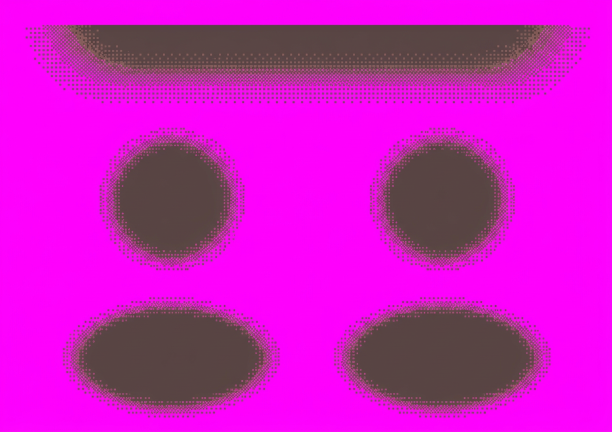
#> input picture source/aride_finale_magenta_v3/bruts/ombre_magenta.png, 1224 x 864 px, given in place of foret.png, which was not available (shown at 1/2 size)
$ python build.py
#> lines starting #> are read from the running program, lines starting #| are printed output that depends on the picture; after the words box and inside, x2 and y2 are one past the last pixel; in counts of white or black regions, pixels touching at a corner belong together; pictures that were not available may be replaced by others from this repository, and a replacement may not be noted
### source/entrees_magenta_duo_v1/palette.py
import colorsys
import numpy as np
from PIL import Image
from scipy import ndimage as nd

def key(im):
    """Extraction magenta #FF00FF -> alpha. Copie palette.py layouts_magenta_v1, sans changer le seuil."""
    a=np.array(im.convert('RGBA'))
    r,g,b=a[:,:,:3].astype(float).transpose(2,0,1)
    bg=(r>70)&(b>70)&(r>g*1.45)&(b>g*1.45)
    fringe=nd.binary_dilation(bg,iterations=1)&(r>g*1.05)&(b>g*1.05)
    a[bg|fringe]=0
    return Image.fromarray(a)

# [49 lines left out: function tint, not called in this run]

### source/cote_v4_abyss/night.py
"""Exact vectorized counterpart of Abyss V4 tools/tile_night.py (438383f4).
User explicitly requested this existing color filter, not a new night palette.
"""
import numpy as np
from PIL import Image

def night(image):
 a=np.array(image.convert('RGBA'));rgb=a[:,:,:3].astype('float64')
 r,g,b=rgb[:,:,0],rgb[:,:,1],rgb[:,:,2]
 gr=.299*r+.587*g+.114*b;lum=gr/255.;k=.20+.30*lum;sat=.95
 r2=(r*sat+gr*(1-sat))*(k*.52)
 g2=(g*sat+gr*(1-sat))*(k*.70)
 b2=(b*sat+gr*(1-sat))*(k*1.60)+6*lum
 out=np.stack([r2,g2,b2],axis=2).clip(0,255).astype('uint8')
 mask=a[:,:,3]>0;a[:,:,:3][mask]=out[mask]
 return Image.fromarray(a)

def grade(image,mode):return night(image) if mode=='nuit' else image.copy()

### source/donjons_10_biomes_v1/build.py
from pathlib import Path
import sys,json,io,zipfile,xml.etree.ElementTree as ET
import numpy as np
from PIL import Image,ImageDraw
from scipy import ndimage as nd
R=Path(__file__).resolve().parents[2];O=R/'renders/donjons_10_biomes_v1';O.mkdir(exist_ok=True)
sys.path.insert(0,str(R/'source/layouts_magenta_v1'));from palette import key
sys.path.insert(0,str(R/'source/cote_v4_abyss'));from night import night
T=24;NN=Image.Resampling.NEAREST
BIOMES=['foret','jungle','marais','roche','cristal','glace','volcan','desert','ruines','vapeur']
COLORS=[(40,117,161),(23,125,132),(78,110,63),(33,101,146),(108,67,179),(77,159,203),(213,68,23),(170,135,70),(42,135,130),(64,157,180)]
def png(im):
 b=io.BytesIO();im.save(b,format='PNG');return b.getvalue()
def merge(ls,size):
 im=Image.new('RGBA',size)
 for n,l in ls:im.alpha_composite(l)
 return im
def ora(path,ls,size):
 root=ET.Element('image',w=str(size[0]),h=str(size[1]));stack=ET.SubElement(root,'stack')
 with zipfile.ZipFile(path,'w',zipfile.ZIP_DEFLATED) as z:
  z.writestr('mimetype','image/openraster',compress_type=zipfile.ZIP_STORED)
  for i,(n,l) in reversed(list(enumerate(ls))):
   src=f'data/{i}.png';z.writestr(src,png(l));ET.SubElement(stack,'layer',name=n,src=src,x='0',y='0',opacity='1.0',visibility='visible',**{'composite-op':'svg:src-over'})
  z.writestr('stack.xml',ET.tostring(root));z.writestr('mergedimage.png',png(merge(ls,size)))
def canonical(m):
 for diag,a,b in [(16,1,2),(32,2,4),(64,4,8),(128,8,1)]:
  if not(m&a and m&b):m&=~diag
 return m
MASKS=sorted(set(canonical(m) for m in range(256)));assert len(MASKS)==47

def shape(m,variant=0):
 a=np.ones((24,24),bool);yy,xx=np.mgrid[:24,:24]
 for horizontal,vertical,diag,qx,qy in [(8,1,128,0,0),(2,1,16,1,0),(8,4,64,0,1),(2,4,32,1,1)]:
  u=xx if qx==0 else 23-xx;v=yy if qy==0 else 23-yy;q=(u<12)&(v<12);h=bool(m&horizontal);vside=bool(m&vertical)
  if h and vside:inside=((u*u+v*v)>=(2+variant)**2) if not m&diag else np.ones_like(a)
  elif not h and not vside:inside=((u-12)**2+(v-12)**2<=(11-variant)**2)
  elif not h:inside=u>=2+variant
  else:inside=v>=2+variant
  a[q]=inside[q]
 return a

def neighbors(grid,y,x):
 h,w=grid.shape;m=0
 for bit,dy,dx in [(1,-1,0),(2,0,1),(4,1,0),(8,0,-1),(16,-1,1),(32,1,1),(64,1,-1),(128,-1,-1)]:
  iy,ix=y+dy,x+dx
  if (0<=iy<h and 0<=ix<w and grid[iy,ix]) or not(0<=iy<h and 0<=ix<w):m|=bit
 return canonical(m)

def vent(size=48):
 im=Image.new('RGBA',(size,size));d=ImageDraw.Draw(im);cx=size//2;cy=size*2//3
 d.ellipse((4,cy-8,size-4,cy+10),fill=(88,65,45,255));d.ellipse((6,cy-10,size-6,cy+6),fill=(147,118,84,255));d.ellipse((13,cy-5,size-13,cy+2),fill=(42,47,45,255))
 for i in range(7):
  x=int(cx+17*np.cos(i*2*np.pi/7));y=int(cy+7*np.sin(i*2*np.pi/7));d.rectangle((x-3,y-2,x+3,y+1),fill=(180,153,111,255))
 return im

def materials(name):
 if name=='vapeur':
  src=Image.open(R/'Steam_Cave_Peak_TDS.png').convert('RGBA');return [src.crop((280,360,376,456)),src.crop((16,128,112,224)),src.crop((32,256,128,352))],vent()
 im=Image.open(O/f'bruts/{name}.png').convert('RGBA');w,h=im.size
 mats=[im.crop(box).resize((96,96),NN) for box in [(0,0,w//2,h//2),(w//2,0,w,h//2),(0,h//2,w//2,h)]]
 deco=key(im.crop((w//2,h//2,w,h)));bbox=deco.getbbox();deco=deco.crop(bbox);deco.thumbnail((44,44),NN);p=Image.new('RGBA',(48,48));p.alpha_composite(deco,((48-deco.width)//2,48-deco.height));return mats,p

def sheet(tiles,cols=8,size=24):
 out=Image.new('RGBA',(cols*size,((len(tiles)+cols-1)//cols)*size))
 for i,im in enumerate(tiles):out.alpha_composite(im,((i%cols)*size,(i//cols)*size))
 return out

def patch(im,x,y):
 a=np.array(im);ys=(np.arange(24)+y)%96;xs=(np.arange(24)+x)%96;return Image.fromarray(a[ys[:,None],xs[None,:]])

# Four connected rooms + two-tile corridors. Same test layout for honest biome comparison.
walk=np.zeros((18,24),bool)
for x1,y1,x2,y2 in [(2,2,10,7),(14,2,22,8),(3,11,11,16),(15,11,22,16)]:walk[y1:y2,x1:x2]=True
walk[4:6,8:17]=True;walk[4:14,6:8]=True;walk[12:14,6:19]=True;walk[5:14,18:20]=True;walk[13:18,11:13]=True;walk[13:15,7:17]=True
walls=~walk;liquid=np.zeros_like(walk);liquid[3:5,3:5]=True;liquid[12:14,16:18]=True
assert nd.label(walk&~liquid)[1]==1
catalog=[]
for bi,name in enumerate(BIOMES):
 P=O/name;P.mkdir(exist_ok=True);mats,deco=materials(name)
#> in materials, `mats=[im.crop(box).resize((96,96),NN) for box in [(0,0,w//2,h//2),(w//..`: mats = 3 items
#> in key, `bg=(r>70)&(b>70)&(r>g*1.45)&(b>g*1.45)`:
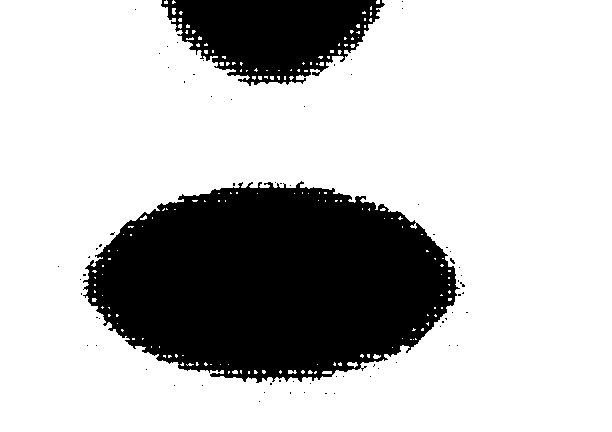
#> bg: shape (432, 612) bool; 74.5% white; 71 black regions (69 under 20 px), largest, box (x1, y1, x2, y2) and area: (83, 181, 460, 383) 54641, (161, 0, 385, 86) 12530
#> in key, `fringe=nd.binary_dilation(bg,iterations=1)&(r>g*1.05)&(b>g*1.05)`: fringe: shape (432, 612) bool; 75.9% white; 31 black regions (27 under 20 px), largest, box (x1, y1, x2, y2) and area: (86, 183, 456, 382) 52353, (162, 0, 384, 84) 11193, (247, 78, 260, 84) 34, (262, 78, 271, 83) 22
#> in materials, `bbox = deco.getbbox()`: bbox = (86, 0, 464, 382)
#> in materials, `p = Image.new('RGBA', (48, 48))`: p: PIL image 48x48 RGBA; every value is 0
#> after `mats, deco = materials(name)`: mats = 3 items
 for n,im in zip(['sol','sommet','face'],mats):im.save(P/f'd10_{name}_matiere_{n}.png')
#> this loop made 3 passes
#> n on passes 1 to 3: 'sol', 'sommet', 'face'
#> pass 1, `for n,im in zip(['sol','sommet','face'],mats):im.save(P/f'd10_{name}_m..`:
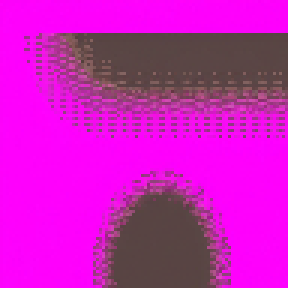
#> saved as d10_foret_matiere_sol.png: PIL image 96x96 RGBA (shown 3 times larger); mean R, G, B, A 201.9, 26.8, 191.6, 255
 floors=[patch(mats[0],(i%4)*24,(i//4)*24) for i in range(12)]
#> floors = 12 items
 walltiles=[]
 for variant in range(2):
  for m in MASKS:
   a=np.array(patch(mats[1],variant*24,24));mask=shape(m,variant)
   if not m&4:a[15:]=np.array(patch(mats[2],variant*24,0))[15:]
   a[~mask]=0;walltiles.append(Image.fromarray(a))
#> a: shape (24, 24, 4)
#> after the loop, walltiles = 94 items
 liquidsets=[]
#> liquidsets = []
 for phase in range(4):
  yy,xx=np.mgrid[:24,:24];base=np.array(COLORS[bi]);wave=np.sin((xx+phase*3)*2*np.pi/24+(yy-phase*2)*2*np.pi/12);rip=(wave>.86)&((yy+phase)%6<2)
  rgb=np.clip(base+np.rint(wave[:,:,None]*8)+rip[:,:,None]*np.array([28,42,40]),0,255).astype('uint8');tex=np.dstack([rgb,np.full((24,24),255,dtype='uint8')]);ts=[]
  for m in MASKS:
   a=tex.copy();mask=shape(m);edge=mask&~nd.binary_erosion(mask,border_value=1);a[edge,:3]=np.clip(base*.7,0,255);a[~mask]=0;ts.append(Image.fromarray(a))
  liquidsets.append(ts)
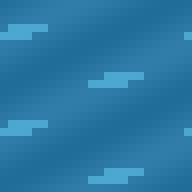
#> a: shape (24, 24, 4) (shown 8 times larger); mean of channels 0, 1, 2, 3 41.9, 119.9, 163.8, 255; drawn as R, G, B
#> after the loop, liquidsets = 4 items
 frames={}
 for mode in ['jour','nuit']:
  D=P/mode;D.mkdir(exist_ok=True);transform=night if mode=='nuit' else lambda x:x
  for n,im in [('sols_12',sheet(floors)),('murs_47x2',sheet(walltiles)),('obstacles',sheet([deco,deco.transpose(Image.Transpose.FLIP_LEFT_RIGHT)],2,48))]:transform(im).save(D/f'd10_{name}_{mode}_{n}.png')
  for phase,ts in enumerate(liquidsets):transform(sheet(ts)).save(D/f'd10_{name}_{mode}_terrain_anime_{phase}.png')
  floor=Image.new('RGBA',(576,432));wl=Image.new('RGBA',floor.size);ob=Image.new('RGBA',floor.size)
  for y in range(18):
   for x in range(24):
    xy=(x*24,y*24);floor.alpha_composite(floors[(x+3*y)%12],xy)
    if walls[y,x]:wl.alpha_composite(walltiles[MASKS.index(neighbors(walls,y,x))],xy)
  for x,y in [(8,2),(20,6),(3,14),(20,14)]:ob.alpha_composite(deco,(x*24,y*24-24))
  frames[mode]=[]
  for phase in range(4):
   wat=Image.new('RGBA',floor.size)
   for y,x in zip(*np.where(liquid)):wat.alpha_composite(liquidsets[phase][MASKS.index(neighbors(liquid,y,x))],(x*24,y*24))
   ls=[(n,transform(im)) for n,im in [('01_sol',floor),('02_murs',wl),('03_terrain_anime',wat),('04_obstacles',ob)]]
   for n,im in ls:
    if phase==0 or n=='03_terrain_anime':im.save(D/(f'd10_{name}_{mode}_{n}_{phase}.png' if n=='03_terrain_anime' else f'd10_{name}_{mode}_{n}.png'))
   comp=merge(ls,floor.size);frames[mode].append(comp);comp.save(D/f'd10_{name}_{mode}_demo_{phase}.png')
   if phase==0:ora(D/f'd10_{name}_{mode}.ora',ls,floor.size)
  frames[mode][0].save(D/'ANIMATION.webp',save_all=True,append_images=frames[mode][1:],duration=200,loop=0,lossless=True)
  frames[mode][0].save(D/'COMPOSITION.png')
#> this loop made 2 passes
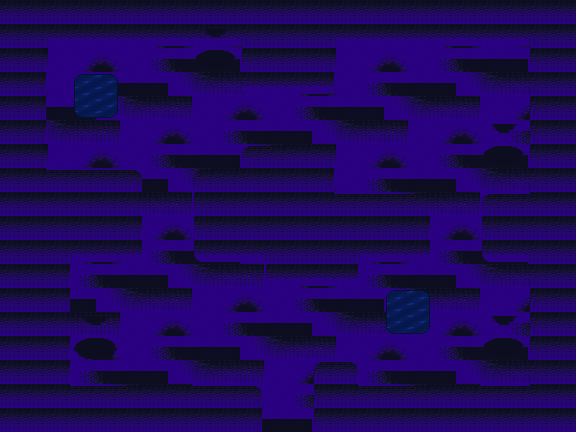
#> comp: PIL image 576x432 RGBA; mean R, G, B, A 29.9, 8.4, 89.4, 255
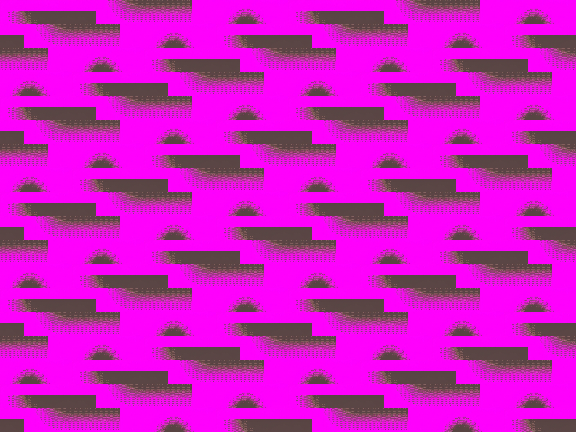
#> floor: PIL image 576x432 RGBA; mean R, G, B, A 205.8, 26, 195.7, 255
#> im: PIL image 576x432 RGBA
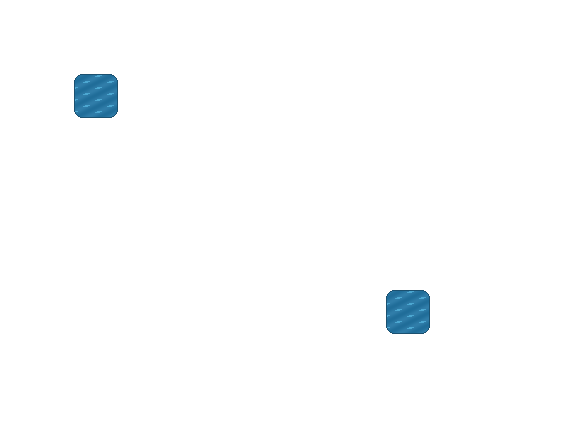
#> wat: PIL image 576x432 RGBA; mean R, G, B, A 0.6, 1.7, 2.4, 3.8; transparent parts drawn white
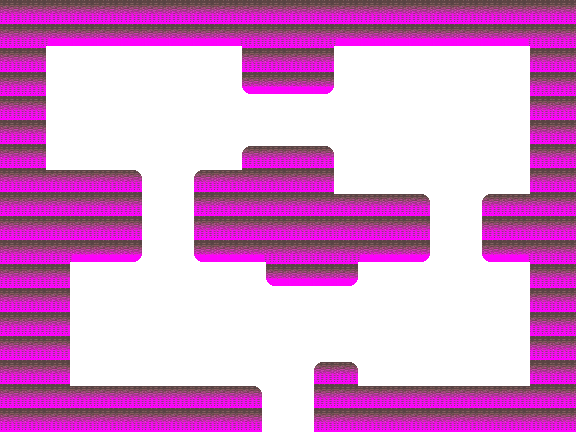
#> wl: PIL image 576x432 RGBA; mean R, G, B, A 89.8, 23, 80.7, 129.1; transparent parts drawn white
#> after the loop, frames = 2 items
 info=dict(biome=name,cell_px=24,import_tile_px=8,floors=12,wall_connectivity_cases=47,wall_styles=2,animated_terrain_cases=47,animated_phases=4,obstacle_variants=2,source='generated PMD-inspired material' if name!='vapeur' else 'native Steam Cave Peak screenshot crops; vent drawn separately',native_tileset=False,runtime_validated=False)
#> info = 12 items
 (P/'manifest.json').write_text(json.dumps(info,indent=2));catalog.append(info)
 # Night equivalence tested for every exported PNG that has a day/night counterpart.
 for f in (P/'jour').glob('d10_*.png'):
  counterpart=P/'nuit'/f.name.replace('_jour_','_nuit_');assert np.array_equal(np.array(night(Image.open(f).convert('RGBA'))),np.array(Image.open(counterpart).convert('RGBA')))
#> pass 2 of the loop `for bi,name in enumerate(BIOMES):`:
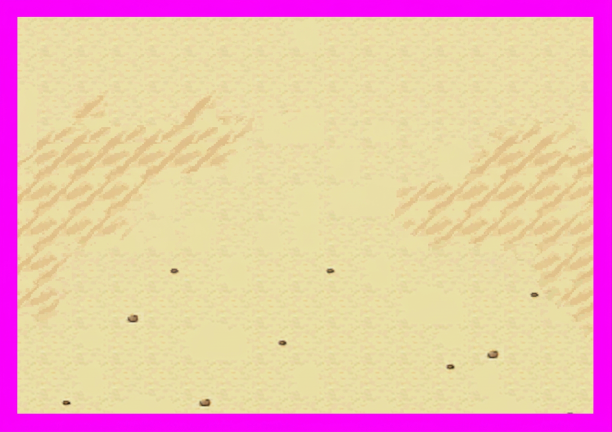
#> input picture source/aride_finale_magenta_v3/bruts/sol_magenta.png, 1224 x 864 px, given in place of jungle.png, which was not available (shown at 1/2 size)
#> in key (call 2), `r,g,b=a[:,:,:3].astype(float).transpose(2,0,1)`:
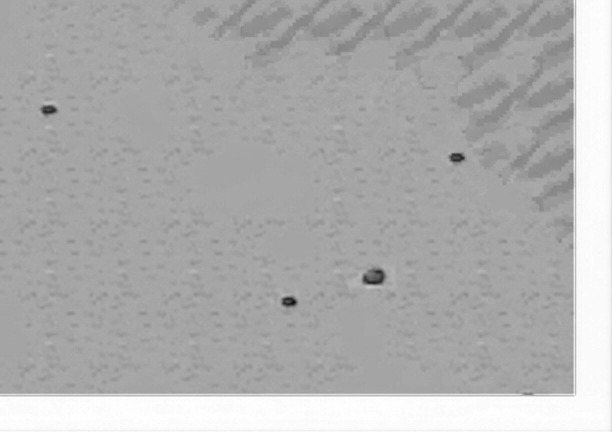
#> b: shape (432, 612) float64; min 12, max 255, mean 174.7
#> in key (call 2), `bg=(r>70)&(b>70)&(r>g*1.45)&(b>g*1.45)`:
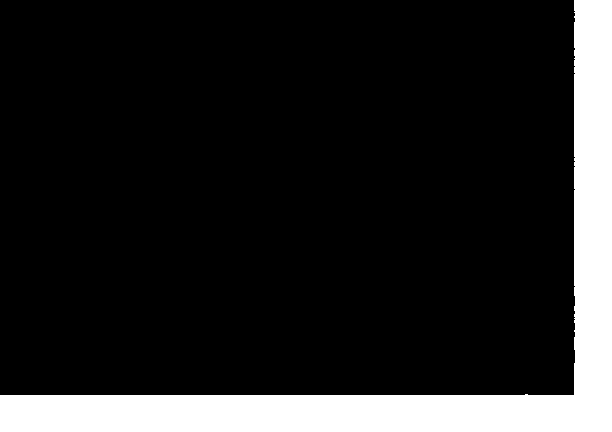
#> bg: shape (432, 612) bool; 14.2% white; 1 white region, box (x1, y1, x2, y2) and area: (0, 0, 612, 432) 37597
#> bbox = (0, 0, 574, 395)
#> the loop `for n,im in zip(['sol','sommet','face'],mats):im.save(P/f'd10_{name}_m..` made 3 passes
#> `liquidsets=[]`: liquidsets = []
#> after the loop `for phase in range(4):`: liquidsets = 4 items
#> the loop `for mode in ['jour','nuit']:` made 2 passes
#> (the run stopped early here; a loop or call above may not have finished)
